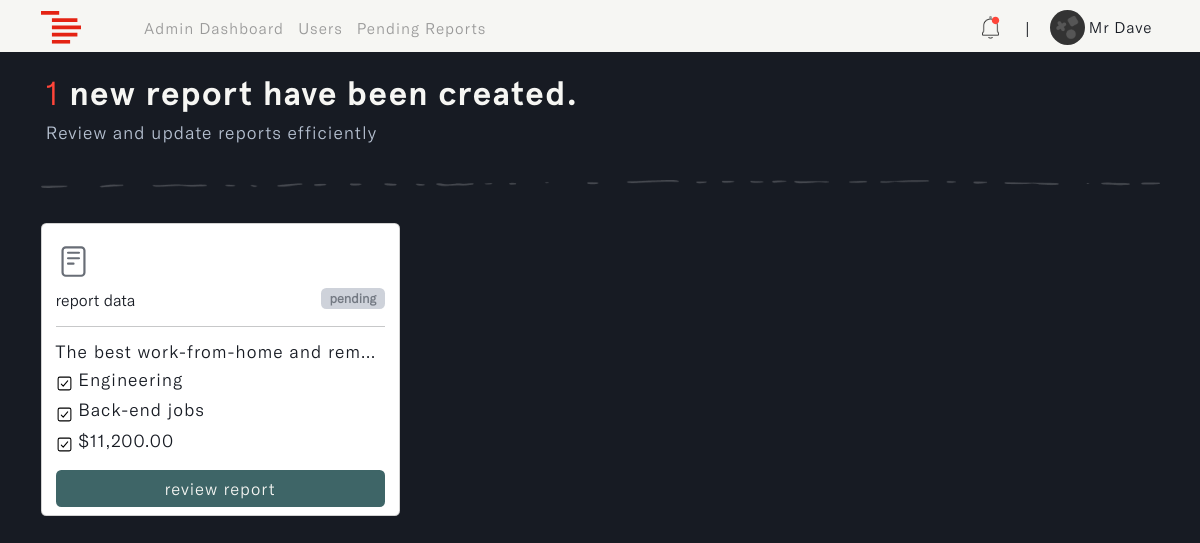
Page /admins/pending-reports (signed in) on the committed database.
### accounts/models.py (models this page shows)
class User(AbstractUser):
    ROLES = (
        ('admin', 'Admin'),
        ('accountant', 'Accountant'),
    )
    role = models.CharField(max_length=20, choices=ROLES, default='admin')

class Profile(models.Model):
    user = models.OneToOneField(settings.AUTH_USER_MODEL, on_delete=models.CASCADE, blank=True, null=True)
    name = models.CharField(max_length=255, unique=True)
    username = models.CharField(max_length=255, unique=True, blank=True, null=True)
    email = models.EmailField(max_length=255, unique=True)
    updated_time_stamp = models.DateTimeField(auto_now=True)
    created_time_stamp = models.DateTimeField(auto_now_add=True)
    id = models.UUIDField(default=uuid.uuid4, primary_key=True, unique=True, editable=False)
    def __str__(self):
        return self.username

### reports/models.py (models this page shows, shortened)
class Report(models.Model):
    STATUS = (
        ('pending', 'pending'),
        ('correction', 'correction'),
        ('approve', 'approve'),
        ('reject', 'reject')
    )
    account_owner = models.ForeignKey(Profile, on_delete=models.CASCADE, null=True, db_index=True)
    description = models.TextField(null=True, blank=True, db_index=True)
    main_category = models.CharField(max_length=255, null=True, blank=True, db_index=True)
    sub_category = models.CharField(max_length=255, null=True, blank=True, db_index=True)
    status = models.CharField(max_length=255, default="pending", null=True, blank=True, choices=STATUS, db_index=True)
    payment = models.DecimalField(max_digits=10, decimal_places=2, null=True, blank=True, default=0.00, db_index=True)
    report_note = models.TextField(null=True, blank=True, db_index=True)
    updated_time_stamp = models.DateTimeField(auto_now=True, db_index=True)
    created_time_stamp = models.DateTimeField(auto_now_add=True, db_index=True)
    id = models.UUIDField(default=uuid.uuid4, primary_key=True, unique=True, editable=False)
    class Meta:
        ordering = ['-updated_time_stamp']

### u_admin/views.py (the view)
# urls.py: path('pending-reports', views.pending_reports, name='pending-reports'),
def pending_reports(request):
    pending_reports = Report.objects.filter(status='pending')
    pending_count = pending_reports.count()
    context = {
        'pending_reports': pending_reports,  # List of pending reports
        'count': pending_count,      # Total count of pending reports
    }
    return render(request, 'u_admin/pending-reports.html', context)

### u_admin/templates/u_admin/pending-reports.html (shortened to what this page needs)
{% load static %}
{% load widget_tweaks %}
{% load humanize %}
<!DOCTYPE html>
<html lang="en" class="js has-scroll-init has-scroll-smooth">
  <head>
    <link rel="stylesheet" href="{% static '/css/bootstrap.min.css' %}" />
    <link rel="stylesheet" href="{% static '/css/pending-reports.css' %}" />
    <link rel="stylesheet" href="{% static '/css/notifications.css' %}" />
  </head>
  <body
    id="pageTop"
    class="page-content"
    data-spy="scroll"
    data-target="#mainNav"
  >
    {% include 'nav.html' %}
    <main>
      <div data-scroll class="page page--layout-2" id="main">
        {% if pending_reports %}
        <div id="hero">
          <div class="container-fluid">
            <div class="hero-intro">
              <h1>
                <span>{{count}}</span> new report{{ count|pluralize }} have been
                created.
              </h1>
              <p>Review and update reports efficiently</p>
            </div>
          </div>
        </div>
        <div id="correction">
          <div class="container">
            <img
              src="{% static 'images/line.png'%}"
              class="img-fluid d-flex mx-auto"
              id="page_line"
              alt="page_line"
            />
            <div class="row">
              {% for report in pending_reports %}
              <div class="col-md-4" id="correction-card">
                <div class="card">
                  <div class="card-body">
                    <h6>
                      <img
                        src="{% static 'images/report-img.svg'%}"
                        class="img-fluid"
                        id="report__img"
                        alt="report__img"
                      />
                    </h6>
                    <small
                      >report data
                      <span class="badge pending">pending</span></small
                    >
                    <hr />
                    <h3 id="description">
                      {{report.description|truncatechars:32}}
                    </h3>
                    <h3 id="main_cat">
                      <img
                        src="{% static 'images/checkbox-outline.svg'%}"
                        class="img-fluid"
                        id="checkbox_outline"
                        alt="checkbox_outline"
                      />
                      {{report.main_category|truncatechars:32}}
                    </h3>
                    <h3 id="sub_cat">
                      <img
                        src="{% static 'images/checkbox-outline.svg'%}"
                        class="img-fluid"
                        id="checkbox_outline"
                        alt="checkbox_outline"
                      />
                      {{report.sub_category|truncatechars:32}}
                    </h3>
                    <h3 id="payment">
                      <img
                        src="{% static 'images/checkbox-outline.svg'%}"
                        class="img-fluid"
                        id="checkbox_outline"
                        alt="checkbox_outline"
                      />
                      ${{ report.payment|floatformat:2|intcomma }}
                    </h3>
                    <div class="d-grid gap-2">
                      <a
                        href="{% url 'review-report' report.id %}"
                        id="correction_btn"
                        class="btn"
                      >
                        review report
                      </a>
                    </div>
                  </div>
                </div>
              </div>
              {% endfor %}
            </div>
          </div>
        </div>
        {% endif %}
      </div>
    </main>
  </body>
</html>

### templates/nav.html (shortened to what this page needs)
{% load static %}
{% load active_link_tags %}
<nav class="navbar navbar-expand-lg fixed-top menu" id="mainNav">
  <div class="container">
    <a class="navbar-brand" href="#">
      <img
        src="{% static 'images/logo.svg' %}"
        class="img-fluid"
        id="logo"
        alt="logo"
      />
    </a>
    <div class="collapse navbar-collapse" id="navbarSupportedContent">
      {% if request.user.role == 'admin' %}
      <ul class="navbar-nav me-auto mb-2 mb-lg-0 left--links">
        <li class="nav-item">
          <a
            class="nav-link {% active_link 'dashboard' %}"
            href="{% url 'dashboard' %}"
            >Admin Dashboard</a
          >
        </li>
        <li class="nav-item">
          <a class="nav-link {% active_link 'users' %}" href="{% url 'users' %}"
            >Users</a
          >
        </li>
        <li class="nav-item">
          <a
            class="nav-link {% active_link 'pending-reports' %}"
            href="{% url 'pending-reports' %}"
            >Pending Reports</a
          >
        </li>
      </ul>
      <ul class="navbar-nav mb-2 mb-lg-0" id="rightNav">
        {% include 'admin_links.html' %}
        <li class="nav-item align-self-center" id="nav_span"><span>|</span></li>
        <li class="nav-item dropdown">
          <a class="nav-link" href="{% url 'profile' %}">
            <img
              id="profile_img"
              src="{% static '/images/avatar.png' %}"
              class="img-fluid rounded-circle"
              alt="profile_img"
            />
            <small>{{request.user.profile.name}}</small>
          </a>
        </li>
      </ul>
      {% endif %}
    </div>
  </div>
</nav>

### static/css/pending-reports.css (style rules this page uses)
*, *::after, *::before { box-sizing: border-box; margin: 0; padding: 0; }
html, body { box-sizing: border-box; font-size: 14px; margin: 0; padding: 0; width: 100%; overflow-x: hidden; background: var(--main-color); -webkit-font-smoothing: antialiased; -moz-osx-font-smoothing: grayscale; scroll-behavior: smooth; }
a { text-decoration: none; }
.page-content { --main-color: #171b23; --text-color: #f6f6f3; --header-font: "Apercu-Bold"; --text-font: "GTAmerica-Light"; }
a { text-decoration: none; color: var(--accent-color); }
#mainNav { transform: translateY(0); transition: padding-top 0.3s, padding-bottom 0.3s; padding-top: 3px; padding-bottom: 0px; background: var(--text-color); transform: translateY(0); opacity: 1; z-index: 9; width: 100vw; }
#profile_img { width: 35px; }
#mainNav small { font-size: 1.2rem; font-family: var(--text-font); color: var(--main-color); letter-spacing: 1px; vertical-align: middle; }
#mainNav .navbar-brand { color: #8858d1; }
.left--links a { font-family: var(--text-font); color: #999; letter-spacing: 1px; font-size: 1.2rem; line-height: normal; }
#nav_span { margin-left: 1px; margin-right: 12px; }
#hero { margin-top: 6%; }
.hero-intro { margin: 3%; }
.hero-intro h1 { font-size: 4.2vh; font-family: var(--header-font); color: var(--text-color); letter-spacing: 1px; }
.hero-intro h1 span { font-family: var(--text-font); color: #ff4539; }
.hero-intro p { font-size: 2.2vh; font-family: var(--text-font); color: #b5c0d0; letter-spacing: 1px; line-height: 1.3; }
#page_line { margin-top: 3%; }
#correction { margin-top: 2%; }
#report__img { width: 35px; }
#checkbox_outline { vertical-align: middle; width: 17px; }
#correction-card { margin-top: 3%; }
#correction-card h6 { font-size: 4.5vh; font-family: var(--header-font); color: #686d76; letter-spacing: 1px; }
#correction-card small { font-size: 2vh; font-family: var(--text-font); color: var(--main-color); }
#correction-card h3 { font-size: 2.2vh; font-family: var(--text-font); color: var(--main-color); letter-spacing: 1px; }
#correction-card .pending { background: #c1c7d1ca; color: #5b616bca; font-size: 1.6vh; float: right; }
#correction_btn { color: var(--text-color); letter-spacing: 1px; font-family: var(--text-font); font-size: 1.2rem; background-color: #3e6567; transition: all 0.5s ease-in-out; margin-top: 3%; margin-bottom: -2%; }
@media (min-width: 1200px) { #mainNav small { font-size: 1.1rem; } }
@media (min-width: 1200px) { .left--links { margin-left: 4%; } }
@media (min-width: 1200px) { .left--links a { font-size: 1.1rem; } }

### static/css/notifications.css (style rules this page uses)
*, *::after, *::before { box-sizing: border-box; margin: 0; padding: 0; }
html, body { box-sizing: border-box; font-size: 14px; margin: 0; padding: 0; width: 100%; overflow-x: hidden; background: var(--main-color); -webkit-font-smoothing: antialiased; -moz-osx-font-smoothing: grayscale; scroll-behavior: smooth; }
a { text-decoration: none; }
.page-content { --main-color: #171b23; --text-color: #f6f6f3; --header-font: "Apercu-Bold"; --text-font: "GTAmerica-Light"; }
a { text-decoration: none; color: var(--accent-color); }

### rows in the picture
User: user.profile.name "Mr Dave"
Report: description "The best work-from-home and rem…", main_category "Engineering", sub_category "Back-end jobs", payment "11,200.00"

### other values in the picture
{{ count }} "1"
